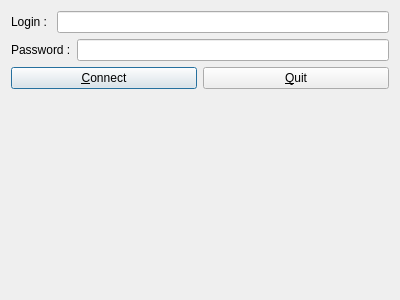
<?xml version="1.0" encoding="UTF-8"?>
<ui version="4.0">
 <class>DialogAuthentification</class>
 <widget class="QDialog" name="DialogAuthentification">
  <property name="geometry">
   <rect>
    <x>0</x>
    <y>0</y>
    <width>400</width>
    <height>300</height>
   </rect>
  </property>
  <property name="windowTitle">
   <string>Dialog</string>
  </property>
  <layout class="QGridLayout" name="gridLayout">
   <item row="0" column="0">
    <layout class="QHBoxLayout" name="horizontalLayout">
     <item>
      <widget class="QLabel" name="labelLogin">
       <property name="text">
        <string>Login : </string>
       </property>
      </widget>
     </item>
     <item>
      <widget class="QLineEdit" name="lineEditLogin"/>
     </item>
    </layout>
   </item>
   <item row="1" column="0">
    <layout class="QHBoxLayout" name="horizontalLayout_2">
     <item>
      <widget class="QLabel" name="labelPwd">
       <property name="text">
        <string>Password :</string>
       </property>
      </widget>
     </item>
     <item>
      <widget class="QLineEdit" name="lineEditPwd">
       <property name="echoMode">
        <enum>QLineEdit::Password</enum>
       </property>
      </widget>
     </item>
    </layout>
   </item>
   <item row="2" column="0">
    <layout class="QHBoxLayout" name="horizontalLayout_3">
     <item>
      <widget class="QPushButton" name="pushButtonValider">
       <property name="text">
        <string>&amp;Connect</string>
       </property>
      </widget>
     </item>
     <item>
      <widget class="QPushButton" name="pushButtonQuit">
       <property name="text">
        <string>&amp;Quit</string>
       </property>
      </widget>
     </item>
    </layout>
   </item>
   <item row="3" column="0">
    <widget class="QLabel" name="labelInfo">
     <property name="text">
      <string/>
     </property>
    </widget>
   </item>
  </layout>
 </widget>
 <resources/>
 <connections/>
</ui>
